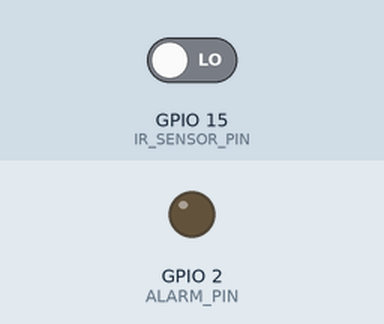
Bench run of a sketch on a simulated ESP32. Shown: output pins drawn as LEDs (lit = HIGH). The inputs (shaded band) are chosen by the test bench; at power-on: GPIO 15 (IR_SENSOR_PIN) LOW. What the sketch prints to the serial monitor is not drawn.

Above: at 1.1 s.
At 1.7 s:
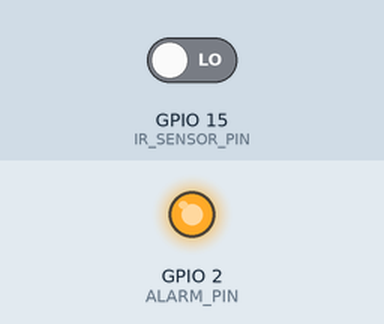
Timing chart, 0 to 3.2 s (numbered marks = the images above):
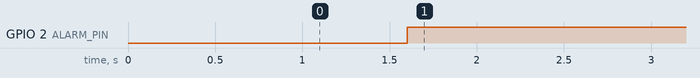

The sketch:

sleep_detection.ino
```cpp
#include <WiFi.h>
#include <WebServer.h>

const char* ssid = "VIGNESH";  // SSID for the ESP32 Access Point
const char* password = "12345678";  // Password for the ESP32 Access Point

#define IR_SENSOR_PIN 15 // Define the IR sensor pin (GPIO 15 on ESP32)
#define ALARM_PIN 2// Define the alarm pin (GPIO 0 on ESP32)
#define THRESHOLD_TIME 1600 // Threshold time in milliseconds (2 seconds)

WebServer server(80);  // Initialize WebServer on port 80

String html = R"(
<!DOCTYPE html>
<html lang="en">
<head>
<meta charset="UTF-8">
<meta name="viewport" content="width=device-width, initial-scale=1.0">
<title>Driver Alert System</title>
<style>
/* CSS Styles */
body {
    font-family: Arial, sans-serif;
    background-color: #f8f9fa; /* Light grey background */
    margin: 0;
    padding: 0;
    display: flex;
    justify-content: center;
    align-items: center;
    height: 100vh; /* Full height */
}

.container {
    text-align: center;
}

.status-box {
    width: 200px;              /* Width of the status box */
    height: 100px;             /* Height of the status box */
    margin: auto;              /* Center horizontally */
    border-radius: 10px;       /* Rounded corners */
    font-size: 24px;           /* Font size */
    font-weight: bold;         /* Bold font */
    color: white;              /* Text color */
    line-height: 100px;        /* Center text vertically */
    background-color: #007bff; /* Blue background */
    transition: background-color 0.3s ease; /* Smooth color transition */
}

/* Red background for sleeping status */
.status-box.sleeping {
    background-color: #FF5733;
}

/* Green background for awake status */
.status-box.awake {
    background-color: #4CAF50;
}

/* Responsive design for smaller screens */
@media only screen and (max-width: 600px) {
    .status-box {
        width: 150px; /* Adjusted width */
        height: 75px; /* Adjusted height */
        font-size: 18px; /* Adjusted font size */
        line-height: 75px; /* Adjusted line height */
    }
}
</style>
</head>
<body>
<div class="container">
    <h1>Driver Alert System</h1>
    <!-- Status box to display driver status -->
    <div class="status-box" id="status-box">Connecting...</div>
</div>
<!-- JavaScript to update status and apply styles -->
<script>
function updateStatus() {
    var xhttp = new XMLHttpRequest(); // Create XMLHttpRequest object
    xhttp.onreadystatechange = function() { // Define callback function
        if (this.readyState == 4 && this.status == 200) { // Check if request is complete and successful
            var statusBox = document.getElementById("status-box"); // Get status box element
            statusBox.innerHTML = this.responseText; // Update status text
            // Apply appropriate class based on status response
            if (this.responseText.trim() === "Sleeping") {
                statusBox.classList.remove("awake");
                statusBox.classList.add("sleeping");
            } else {
                statusBox.classList.remove("sleeping");
                statusBox.classList.add("awake");
            }
        }
    };
    xhttp.open("GET", "/status", true); // Initialize request
    xhttp.send(); // Send request
}
setInterval(updateStatus, 1000); // Update status every second
</script>
</body>
</html>
)";

unsigned long lastDetectionTime = 0; // Variable to store the time of last detection

void setup() {
  Serial.begin(115200);  // Initialize serial communication
  delay(1000);  // Allow time for the serial monitor to start

  // Set up ESP32 as an access point
  WiFi.softAP(ssid, password);

  IPAddress apIP = WiFi.softAPIP();  // Get IP address of the access point
  Serial.print("Access Point IP address: ");
  Serial.println(apIP);

  pinMode(IR_SENSOR_PIN, INPUT); // Set IR sensor pin as input
  pinMode(ALARM_PIN, OUTPUT); // Set alarm pin as output

  server.on("/", HTTP_GET, []() {
    server.send(200, "text/html", html);
  });

  server.on("/status", HTTP_GET, []() {
    server.send(200, "text/plain", getDriverStatus());
  });

  server.begin();  // Start server
}

void loop() {
  server.handleClient();  // Handle incoming client requests

  // Check driver status and trigger alarm if necessary
  checkDriverStatus();
}

String getDriverStatus() {
  int irSensorValue = digitalRead(IR_SENSOR_PIN); // Read the IR sensor value
  if (irSensorValue == HIGH) {
    return "Awake";
  } else {
    if (millis() - lastDetectionTime >= THRESHOLD_TIME) {
      return "Sleeping";
    } else {
      return "Awake";
    }
  }
}

void checkDriverStatus() {
  int irSensorValue = digitalRead(IR_SENSOR_PIN); // Read IR sensor value

  if (irSensorValue == HIGH) {
    // IR sensor detects presence (no sleep)
    digitalWrite(ALARM_PIN, LOW); // Turn off buzzer
    lastDetectionTime = millis(); // Update last presence time
  } else {
    // IR sensor doesn't detect presence (sleep)
    // Check if the time since last presence detection exceeds the threshold
    if (millis() - lastDetectionTime >= THRESHOLD_TIME) {
      digitalWrite(ALARM_PIN, HIGH); // Turn on buzzer
    } else {
      digitalWrite(ALARM_PIN, LOW); // Turn off buzzer
    }
  }
}
```

Measured:
- by itself, GPIO 2 (ALARM_PIN): LOW → HIGH at 1.6 s
